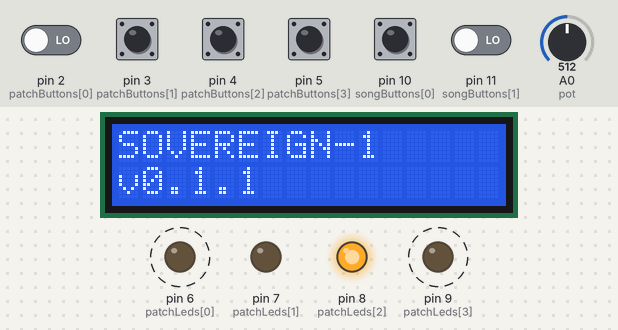
Bench run of a sketch on a simulated Arduino Uno, built with avr-gcc and run on an emulated ATmega328P. On the bench: 16×2 character LCD, output pins drawn as LEDs (lit = HIGH). Dashed ring = blinking. The inputs (shaded band) are chosen by the test bench; at power-on: pin 2 (patchButtons[0]), pin 3 (patchButtons[1]), pin 4 (patchButtons[2]), pin 5 (patchButtons[3]), pin 10 (songButtons[0]), pin 11 (songButtons[1]) LOW, A0 (pot) = 512. MIDI output is not drawn; EEPROM starts erased.

Above: at 1.25 s.
1.3 s: pin 2 (patchButtons[0]) driven HIGH and pin 11 (songButtons[1]) driven HIGH
At 2.9 s:
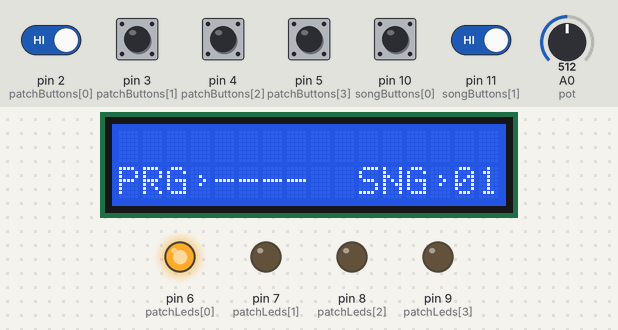
3.1 s: A0 (pot) set to 716
At 3.75 s:
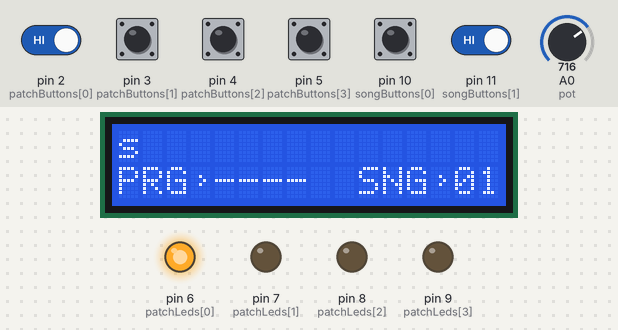
5.5 s: pin 10 (songButtons[0]) pulled HIGH for 0.15 s
At 7.0 s:
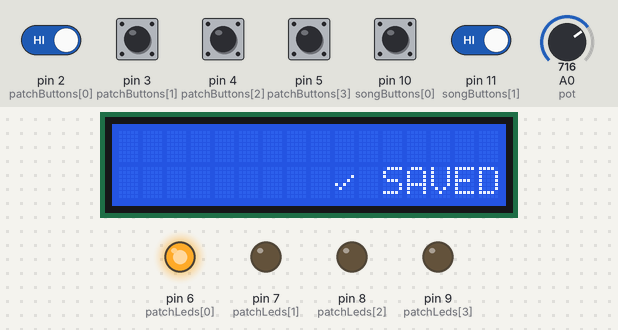
8.6 s: pin 3 (patchButtons[1]) pulled HIGH for 1 s
10.2 s: pin 10 (songButtons[0]) pulled HIGH for 1 s
At 10.8 s:
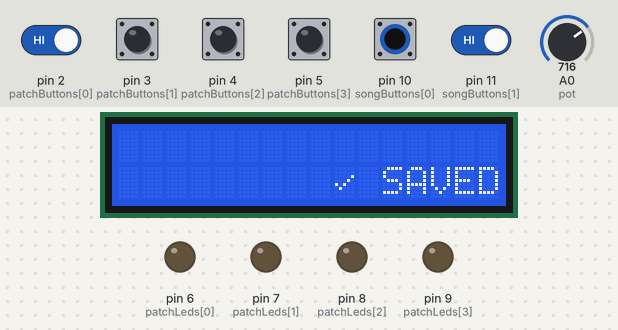
14.2 s: pin 4 (patchButtons[2]) pulled HIGH for 1 s
Timing chart, 0 to 16.8 s (numbered marks = the images above; inputs shaded):
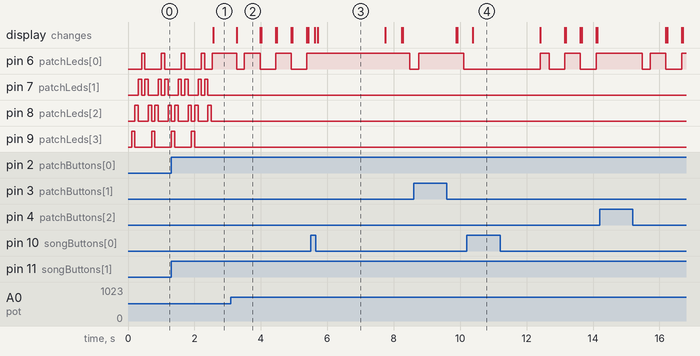

The sketch:

Sovereign_Firmware.ino
```cpp
// ==================================================================================================================================
// include libraries
// ==================================================================================================================================

#include <Wire.h>
#include <EEPROM.h>
#include <MIDI.h>
#include <LiquidCrystal_I2C.h>

// ==================================================================================================================================
// initialize library instances
// ==================================================================================================================================

// due to different chip sets, different LCD display driver modules
// may have different addresses:
// * (0x27, 2, 1, 0, 4, 5, 6, 7, 3, POSITIVE) (my blue display)
// * (0x3F, 2, 1, 0, 4, 5, 6, 7, 3, POSITIVE) (my red display)

LiquidCrystal_I2C lcd(0x3F, 2, 1, 0, 4, 5, 6, 7, 3, POSITIVE);

// create a midi instance

MIDI_CREATE_DEFAULT_INSTANCE();

// ==================================================================================================================================
// program configuration
// ==================================================================================================================================

// software version

char softwareVersion[] = "v0.1.1";

// settings

const int introSequencePlays = 4;                           // number of times the intro LED "animation" will play
const int introSequenceSpeed = 100;                         // intro sequence playback speed in ms

const int eepromSize         = 1024;                        // size of in-build EEPROM
const int totalPatchButtons  = 4;                           // number of patch buttons
const int totalSongs         = 50;                          // number of songs
const int maxSongTitleLength = 16;                          // maximum song title length
const int midiChannel        = 1;                           // the midi channel sovereign uses to communicate with your synthesizer
const int patchesPerBank     = 8;                           // if your synthesizer groups patches into banks, set the number of patches per bank

const int patchButtons[4]    = { 2, 3, 4, 5 };              // patch button pins
const int patchLeds[4]       = { 6, 7, 8, 9 };              // patch LED pins
const int songButtons[2]     = { 10, 11 };                  // song button pins
const int pot                = 0;                           // potentiometer pin

// variables

char songTitle[maxSongTitleLength + 1];                     // song title
char currentCharacter;                                      // currently selected character of the song title
char lastCharacter;                                         // last selected character of the song title
int cursorPos = maxSongTitleLength;                         // cursor start-position for edit mode
int currentPotValue;                                        // current potentiometer value
int lastPotValue;                                           // last potentiometer value
int currentSong = 0;                                        // current song (always start with first song)
int currentPatch;                                           // current patch
int lastPatch = 128;                                        // last patch
int newPatch;                                               // a new patch to store

// look-up tables

int buttonHoldtime[4] = { 0, 0, 0, 0 };                     // array to store how long each patch button is held down
bool editPatchSlot[4] = { false, false, false, false };     // array to store the edit status of each patch slot
int patchLedsState[4] = { LOW, LOW, LOW, LOW };             // array to store the status of each LED

// timestamps

unsigned long previousTimestamp = 0;                        // the timestamp of the last loop
unsigned long currentTimestamp  = 0;                        // the timestamp of the current loop

// flags

bool playIntroSequence = true;                              // flag to display a intro sequence on start up
bool editMode          = false;                             // flag for edit mode
bool blink             = false;                             // flag for blinking (cursor or LEDs)

// character lookup-table for song titles

char characterTable[] = "ABCDEFGHIJKLMNOPQRSTUVWXYZabcdefghijklmnopqrstuvwxyz0123456789- ";

// custom characters

byte checkMark[8]    = { 0b00000, 0b00000, 0b00001, 0b00010, 0b10100, 0b01000, 0b00000, 0b00000 };
byte errorCross[8]   = { 0b00000, 0b00000, 0b01010, 0b00100, 0b01010, 0b00000, 0b00000, 0b00000 };
byte chevronRight[8] = { 0b00000, 0b00000, 0b00100, 0b00010, 0b00100, 0b00000, 0b00000, 0b00000 };

// ==================================================================================================================================
// ARDUINO setup()
// ==================================================================================================================================

void setup() {

    // since we only SEND midi commands, turn
    // off listening to midi commands

    MIDI.begin(MIDI_CHANNEL_OFF);

    // * to control an instrument via midi in, the serial port
    //   needs to run at the same baud rate as midi: 31250
    //   this is the default value, already set by MIDI.begin()
    //   so there is no need to set the serial to 31250
    // * for debugging via Arduino IDE serial monitor, set the
    //   baud rate to: 9600
    // * for monitoring midi messages via usb-midi-interface,
    //   change the baud rate to: 115200
    //
    // Serial.begin(115200);

    // set up patch buttons, patch leds and song buttons

    for(size_t i = 0; i < totalPatchButtons; ++i) {
        pinMode(patchButtons[i], INPUT);
    }

    for(size_t i = 0; i < totalPatchButtons; ++i) {
        pinMode(patchLeds[i], OUTPUT);
    }

    for(size_t i = 0; i < 2; ++i) {
        pinMode(songButtons[i], INPUT);
    }

    // set up display

    lcd.begin(16,2);
    lcd.backlight();

    // register custom characters

    lcd.createChar(0, checkMark);
    lcd.createChar(1, errorCross);
    lcd.createChar(2, chevronRight);

}

// ==================================================================================================================================
// ARDUINO loop()
// ==================================================================================================================================

void loop() {

    // play intro sequence

    introSequence();

    // save current timestamp

    saveCurrentTimestamp();

    // start blink interval

    setBlinkInterval(350);

    // patch buttons
    // -------------

    for(size_t i = 0; i < totalPatchButtons; ++i) {

        // boolean helpers, we need them to combine
        // them with other booleans in the following
        // conditional statements

        bool btnPressed  = digitalRead(patchButtons[i]) == 1 ? true : false;
        bool btnReleased = digitalRead(patchButtons[i]) == 0 ? true : false;

        if (editMode == false) {

            if (btnPressed && editPatchSlot[i] == false) {

                // save last potentiometer value

                lastPotValue = analogRead(pot);

                // read patch from memory

                currentPatch = getPatch(i);

                // send midi program change command

                sendMidiProgramChange();

                // light up corresponding led

                lightLed(i);

                // read current song title from memory

                getSongTitle();

                // update display

                updateDisplay();

                // record last patch

                lastPatch = currentPatch;

                // record button hold time

                ++buttonHoldtime[i];

                // enter edit mode after long press

                if (buttonHoldtime[i] > 15) enterEditMode(i);

            } else if (btnReleased && editPatchSlot[i] == false) {

                // reset button hold time

                buttonHoldtime[i] = 0;

            }

        } else if (editMode == true) {

            if (btnReleased && editPatchSlot[i] == true) {

                // reset button hold time

                buttonHoldtime[i] = 0;

            } else if (btnPressed && editPatchSlot[i] == false) {

                // if any other patch button is pressed,
                // exit edit mode

                exitEditMode();

            }

        }

    }

    // "song-up" or "save" button
    // --------------------------

    if (digitalRead(songButtons[0]) == 1) {

        if (editMode == true) {

            // if in edit mode - save patch and exit edit mode

            saveData();
            exitEditMode();

        } else if (currentSong < totalSongs - 1) {

            // switch off LEDs

            switchAllLeds(LOW);

            // increase song index

            ++currentSong;

            // read current song title from memory

            getSongTitle();

            // update display

            updateDisplay();

            // promt the user to select a bank/patch

            displaySelectPatchMsg();

            // short delay for robustness

            delay(200);

        }

    }

    // "song-down" or "cursor" button
    // ------------------------------

    if (digitalRead(songButtons[1]) == 1) {

        if (editMode == true) {

            // save last potentiometer value

            lastPotValue = analogRead(pot);

            // update display

            updateDisplay();

            // move cursor position

            moveCursor();

            // short delay for robustness

            delay(200);

        } else if (currentSong > 0) {

            // switch off LEDs

            switchAllLeds(LOW);

            // decrease song index

            --currentSong;

            // read current song title from memory

            getSongTitle();

            // update display

            updateDisplay();

            // promt the user to select a bank/patch

            displaySelectPatchMsg();

            // short delay for robustness

            delay(200);

        }

    }

    // edit mode
    // ---------

    // update song title at current cursor position

    if (editMode == true) {

        // blink patch LED

        for(size_t i = 0; i < totalPatchButtons; ++i) {
            if (editPatchSlot[i] == true) blinkLed(i);
        }

        // edit patch number
        // -----------------

        if (cursorPos == maxSongTitleLength) {

            if (potValueChanged()) {

                // after pot knob position changed,
                // read pot value and define new patch

                currentPotValue = analogRead(pot) / 7.9;
                newPatch        = currentPotValue < 128 ? currentPotValue : 128;

            } else {

                // however, if pot knob position did not change,
                // display last patch

                newPatch = currentPatch;

            }

            if (blink) {

                // blink patch number

                lcd.setCursor(4, 1);
                lcd.print("    ");

            } else {

                // if the synthesizer groups patches into banks (see setting at the top),
                // display selected bank and patch number - otherwise display the patch
                // as an absolute number between 0-127.

                if ((bool)patchesPerBank) {
                    displayBankAndPatchNumber(newPatch);
                } else {
                    displayPatchNumber(newPatch);
                }

            }

        // edit song title
        // ---------------

        } else {

            if (potValueChanged()) {

                // after pot knob position changed,
                // read pot value and define current character

                currentPotValue      = analogRead(pot) / 16;
                currentCharacter     = characterTable[currentPotValue];
                songTitle[cursorPos] = currentCharacter;

            } else {

                // however, if pot knob position did not change,
                // display last character

                currentCharacter = songTitle[cursorPos];

            }

            if (blink) {

                // blink cursor

                lcd.setCursor(cursorPos, 0);
                lcd.print(char(255));

            } else {

                // display current character

                lcd.setCursor(cursorPos, 0);
                lcd.print(currentCharacter);

            }

        }

    }

}
```

Source omitted: Functions.ino (11046 bytes)

Measured:
- after the input at 1.3 s, the display: changes after 1.3 s (image 1)
- after the input at 3.1 s, the display: changes after 0.17 s (image 2)
- after the input at 10.2 s, the display: changes after 0.18 s (image 4)
- by itself, pin 9 (patchLeds[3]): alternates HIGH for 0.10 s and LOW for 0.50 s, 4 changes in all, then stays LOW
- what the display in image 3 shows lasts 2.0 s, from 5.7 s to 7.7 s
